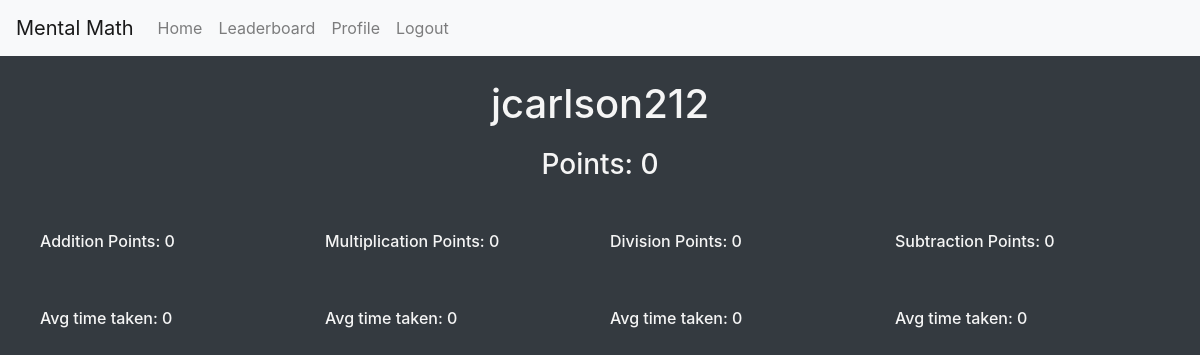
The app's page /MentalMathWebsite/profile (signed in), older data.
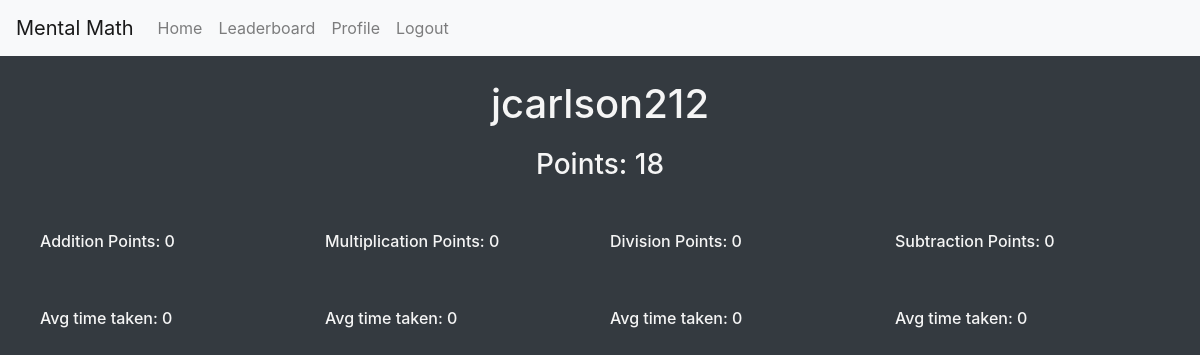
The same page, newer data.
### MentalMathWebsite/models.py (models this page shows)
class User(AbstractUser):
    username = models.CharField(max_length=30, unique=True)
    password = models.CharField(max_length=30)
    email = models.EmailField(max_length=30, unique=True)
    points = models.IntegerField(default=0)
    multiplication = models.IntegerField(default=0)
    addition = models.IntegerField(default=0)
    subtraction = models.IntegerField(default=0)
    division = models.IntegerField(default=0)

### MentalMathWebsite/views.py (the view)
# urls.py: path("profile", views.profile, name="profile"),
def profile(request):
    if request.user.is_authenticated:
        user = User.objects.get(username=request.user.username)
        submissions = Submission.objects.filter(user=user)
        addition_avg_succ_resp_time = 0
        count = 0
        for sub in submissions:
            if sub.typeOfProblem == "+" and sub.isCorrect == True:
                addition_avg_succ_resp_time = (addition_avg_succ_resp_time*count / (count + 1.0)) + (sub.timeToFinish / (count + 1.0))
                count = count + 1
        subtraction_avg_succ_resp_time = 0
        count = 0
        for sub in submissions:
            if sub.typeOfProblem == "-" and sub.isCorrect == True:
                subtraction_avg_succ_resp_time = (subtraction_avg_succ_resp_time*count / (count + 1.0)) + (sub.timeToFinish / (count + 1.0))
                count = count + 1
        multiplication_avg_succ_resp_time = 0
        count = 0
        for sub in submissions:
            if sub.typeOfProblem == "*" and sub.isCorrect == True:
                multiplication_avg_succ_resp_time = (multiplication_avg_succ_resp_time*count / (count + 1.0)) + (sub.timeToFinish / (count + 1.0))
                count = count + 1
        division_avg_succ_resp_time = 0
        count = 0
        for sub in submissions:
            if sub.typeOfProblem == "/" and sub.isCorrect == True:
                division_avg_succ_resp_time = (division_avg_succ_resp_time*count / (count + 1.0)) + (sub.timeToFinish / (count + 1.0))
                count = count + 1
        return render(request, "MentalMathWebsite/profile.html", {
            "addition_avg_succ_resp_time": addition_avg_succ_resp_time,
            "subtraction_avg_succ_resp_time": subtraction_avg_succ_resp_time,
            "multiplication_avg_succ_resp_time": multiplication_avg_succ_resp_time,
            "division_avg_succ_resp_time": division_avg_succ_resp_time
        })
    else:
        return HttpResponse("Please log in")

### MentalMathWebsite/templates/MentalMathWebsite/profile.html (shortened to what this page needs)
{% extends 'MentalMathWebsite/layout.html' %}
{% block content %}
<div class="bg-dark d-flex flex-column flex-grow-1" style="height: 100%; color: whitesmoke;">
    <div class="container text-center my-4 ">
        <h1>{{ user.username }}</h1>
        <h3 style="margin-top: 20px;">Points: {{ user.points }}</h2>
        <div class="row" style="margin-top: 50px;">
            <div class="col" style="margin-left: 10px; margin-right: 10px;">
                <div class="row">
                    <h6>Addition Points: {{ user.addition }}</h5>
                </div>
                <div class="row" style="margin-top: 50px;">
                    <h6>Avg time taken: {{ addition_avg_succ_resp_time }}</h5>
                </div>
            </div>
            <div class="col" style="margin-left: 10px; margin-right: 10px;">
                <div class="row">
                    <h6>Multiplication Points: {{ user.multiplication }}</h5>
                </div>
                <div class="row" style="margin-top: 50px;">
                    <h6>Avg time taken: {{ multiplication_avg_succ_resp_time }}</h5>
                </div>
            </div>
            <div class="col" style="margin-left: 10px; margin-right: 10px;">
                <div class="row">
                    <h6>Division Points: {{ user.division }}</h5>
                </div>
                <div class="row" style="margin-top: 50px;">
                    <h6>Avg time taken: {{ division_avg_succ_resp_time }}</h5>
                </div>
            </div>
            <div class="col" style="margin-left: 10px; margin-right: 10px;">
                <div class="row">
                    <h6>Subtraction Points: {{ user.subtraction }}</h5>
                </div>
                <div class="row" style="margin-top: 50px;">
                    <h6>Avg time taken: {{ subtraction_avg_succ_resp_time }}</h5>
                </div>
            </div>
        </div>
    </div>
</div>
{% endblock %}

Row changes from the older to the newer data that the page shows:
changed User "jcarlson212": points "0" → "18"
